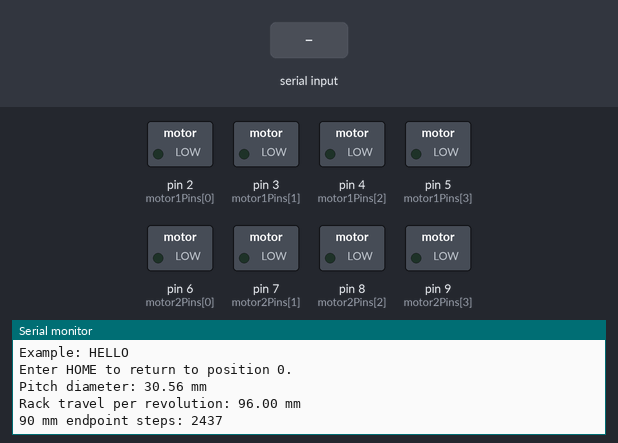
The sketch below on a simulated Arduino Uno, built with avr-gcc and run on an emulated ATmega328P. Shown: switched loads named in the sketch (green lamp = pin HIGH), the last lines printed to the serial monitor. The inputs (shaded band) are chosen by the test bench.

Above: at 1.3 s.
1.4 s: "HOME\n" received over Serial
At 2.6 s:
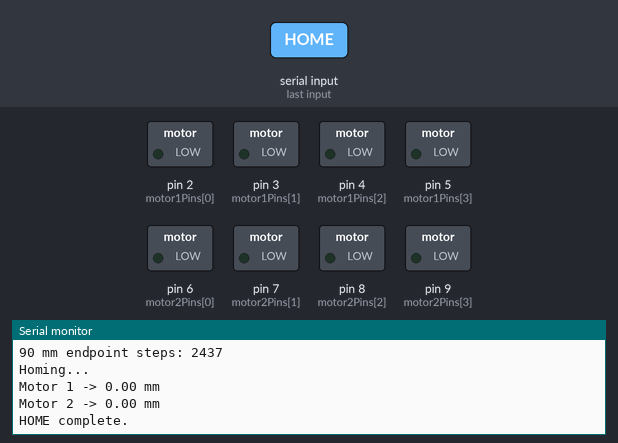
2.9 s: "90 45\n" received over Serial
At 3.9 s:
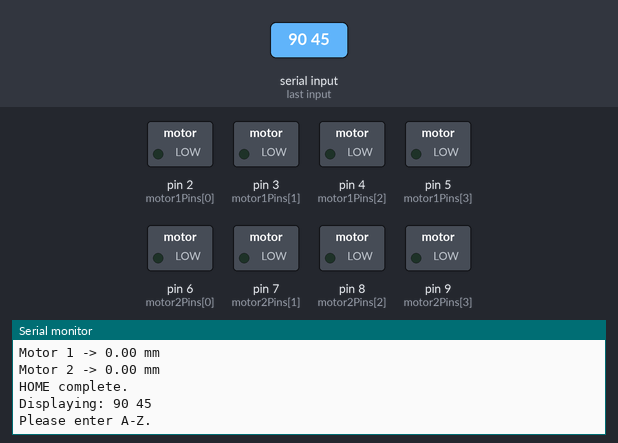

Measured:
- after the input at 1.4 s, the serial monitor: prints a new line at once (image 1)
- after the input at 2.9 s, the serial monitor: prints a new line at once (image 2)

The sketch:

dual_28byj48_slider.ino
```cpp
// Dual 28BYJ-48 + ULN2003
// 90 mm rack / 15 positions
// English Braille A-Z
//
// Motor 1 : Braille dots 1,2,3
// Motor 2 : Braille dots 4,5,6
//
// Physical mapping correction:
// Motor 1 : dot 1 <-> dot 3
// Motor 2 : dot 4 <-> dot 6
//
// String input + 1.5 second delay
// HOME command


const uint8_t motor1Pins[4] = {2, 3, 4, 5};
const uint8_t motor2Pins[4] = {6, 7, 8, 9};


// =====================================================
// Gear / Rack settings
// =====================================================

const float moduleValue = 1.27324f;
const int toothCount = 24;

const float pitchDiameterMm =
  moduleValue * toothCount;

const float circularPitchMm =
  3.14159265f * moduleValue;

const float sliderTravelPerRevMm =
  circularPitchMm * toothCount;


// 실제 측정값
const long halfStepsPerOutputRev = 2600L;


// Rack total travel
const float travelLimitMm = 90.0f;


// =====================================================
// 15 positions
// =====================================================

const float stopPositionsMm[] = {
  0.0f,
  6.43f,
  12.86f,
  19.29f,
  25.71f,
  32.14f,
  38.57f,
  45.00f,
  51.43f,
  57.86f,
  64.29f,
  70.71f,
  77.14f,
  83.57f,
  90.0f
};

const uint8_t stopCount =
  sizeof(stopPositionsMm) / sizeof(stopPositionsMm[0]);


// =====================================================
// Half-step sequence
// =====================================================

const uint8_t halfStep[8][4] = {
  {1,0,0,0},
  {1,1,0,0},
  {0,1,0,0},
  {0,1,1,0},
  {0,0,1,0},
  {0,0,1,1},
  {0,0,0,1},
  {1,0,0,1}
};


// =====================================================
// 현재 모터 위치
// =====================================================

long currentSteps[2] = {0, 0};

uint8_t phase[2] = {0, 0};


// =====================================================
// 알파벳
// =====================================================

const char alphabet[] = {
  'A','B','C','D','E','F','G','H','I','J',
  'K','L','M','N','O','P','Q','R','S','T',
  'U','V','W','X','Y','Z'
};


// =====================================================
// 알파벳 → Motor 1 단계
//
// Motor 1 = 점자 1, 2, 3
//
// 실제 장치에서 점 1과 점 3의 위치가 반대이므로
// 기존 매핑에서 점 1 <-> 점 3을 반영함.
// =====================================================

const uint8_t motor1Stage[] = {

  1,  // A
  3,  // B
  1,  // C
  1,  // D
  1,  // E
  3,  // F
  3,  // G
  3,  // H
  9,  // I
  9,  // J
  7,  // K
  4,  // L
  7,  // M
  7,  // N
  7,  // O
  4,  // P
  4,  // Q
  4,  // R
  6,  // S
  6,  // T
  7,  // U
  4,  // V
  9,  // W
  7,  // X
  7,  // Y
  7   // Z
};


// =====================================================
// 알파벳 → Motor 2 단계
//
// Motor 2 = 점자 4, 5, 6
//
// 실제 장치에서 점 4와 점 6의 위치가 반대이므로
// 점 4 <-> 점 6을 반영함.
//
// 기존 단계 관계:
//
// A = 000 → 0
// B = 001 → 기존 12
// C = 010 → 기존 5
// D = 011 → 기존 11
// E = 100 → 기존 4
// F = 101 → 기존 7
// G = 110 → 기존 8
// H = 111 → 기존 9
//
// 점 4 <-> 점 6을 뒤집으면:
//
// 000 → 0
// 001 → 4
// 010 → 5
// 011 → 8
// 100 → 12
// 101 → 7
// 110 → 11
// 111 → 9
// =====================================================

// ==============================
// Motor 2 - Braille 4,5,6
// ==============================

const uint8_t motor2Stage[] = {
  0,   // A
  0,   // B
  3,   // C
  7,   // D
  4,   // E
  6,   // F
  7,   // G
  4,   // H
  3,   // I
  7,   // J
  0,   // K
  0,   // L
  3,   // M
  7,   // N
  4,   // O
  6,   // P
  7,   // Q
  4,   // R
  3,   // S
  7,   // T
  11,  // U
  11,  // V
  11,  // W
  6,   // X
  11,  // Y
  10   // Z
};


// =====================================================
// 모터 출력
// =====================================================

void writeMotor(
  const uint8_t pins[4],
  uint8_t p
) {

  for (uint8_t i = 0; i < 4; ++i) {

    digitalWrite(
      pins[i],
      halfStep[p][i]
    );
  }
}


// =====================================================
// 모터 전원 해제
// =====================================================

void releaseMotor(
  const uint8_t pins[4]
) {

  for (uint8_t i = 0; i < 4; ++i) {

    digitalWrite(
      pins[i],
      LOW
    );
  }
}


// =====================================================
// mm → motor step
// =====================================================

long mmToSteps(float mm) {

  return lround(
    (mm / sliderTravelPerRevMm)
    * halfStepsPerOutputRev
  );
}


// =====================================================
// 모터를 특정 mm 위치로 이동
// =====================================================

void moveMotorToMm(
  uint8_t motor,
  float mm
) {

  if (
    motor > 1 ||
    mm < 0 ||
    mm > travelLimitMm
  ) {

    Serial.println(
      F("Out of range: 0 ~ 90 mm")
    );

    return;
  }


  const uint8_t *pins =
    (motor == 0)
    ? motor1Pins
    : motor2Pins;


  long target =
    mmToSteps(mm);


  long delta =
    target - currentSteps[motor];


  int8_t direction =
    (delta >= 0) ? 1 : -1;


  long count =
    labs(delta);


  for (
    long i = 0;
    i < count;
    ++i
  ) {

    if (direction > 0) {

      phase[motor] =
        (phase[motor] + 1) & 7;

    }
    else {

      phase[motor] =
        (phase[motor] + 7) & 7;
    }


    writeMotor(
      pins,
      phase[motor]
    );


    delay(2);
  }


  currentSteps[motor] =
    target;


  releaseMotor(pins);


  Serial.print(F("Motor "));
  Serial.print(motor + 1);

  Serial.print(F(" -> "));
  Serial.print(mm, 2);

  Serial.println(F(" mm"));
}


// =====================================================
// 단계 번호 → 모터 이동
// =====================================================

void moveMotorToStage(
  uint8_t motor,
  uint8_t stage
) {

  if (stage >= stopCount) {

    Serial.println(
      F("Invalid stage.")
    );

    return;
  }


  moveMotorToMm(
    motor,
    stopPositionsMm[stage]
  );
}


// =====================================================
// 알파벳 → 두 모터 이동
// =====================================================

void moveToLetter(
  char letter
) {

  // ---------------------------------------------
  // 소문자를 대문자로 변환
  // ---------------------------------------------

  if (
    letter >= 'a' &&
    letter <= 'z'
  ) {

    letter =
      letter - 'a' + 'A';
  }


  // ---------------------------------------------
  // A~Z인지 확인
  // ---------------------------------------------

  if (
    letter < 'A' ||
    letter > 'Z'
  ) {

    Serial.println(
      F("Please enter A-Z.")
    );

    return;
  }


  // ---------------------------------------------
  // 알파벳 배열의 위치
  // ---------------------------------------------

  uint8_t index =
    letter - 'A';


  uint8_t stage1 =
    motor1Stage[index];

  uint8_t stage2 =
    motor2Stage[index];


  // ---------------------------------------------
  // 현재 문자 출력
  // ---------------------------------------------

  Serial.print(F("Letter: "));
  Serial.println(letter);

  Serial.print(F("Motor 1 stage: "));
  Serial.println(stage1);

  Serial.print(F("Motor 2 stage: "));
  Serial.println(stage2);


  // ---------------------------------------------
  // 두 모터 이동
  // ---------------------------------------------

  moveMotorToStage(
    0,
    stage1
  );

  moveMotorToStage(
    1,
    stage2
  );
}


// =====================================================
// 문자열 전체를 한 글자씩 표시
// =====================================================

void displayWord(
  String word
) {

  // 앞뒤 공백 제거

  word.trim();


  // 빈 문자열이면 종료

  if (
    word.length() == 0
  ) {

    return;
  }


  Serial.print(
    F("Displaying: ")
  );

  Serial.println(word);


  // ---------------------------------------------
  // 문자열을 한 글자씩 처리
  // ---------------------------------------------

  for (
    int i = 0;
    i < word.length();
    ++i
  ) {

    char letter =
      word.charAt(i);


    // -------------------------------------------
    // 공백은 건너뜀
    // -------------------------------------------

    if (
      letter == ' '
    ) {

      continue;
    }


    // -------------------------------------------
    // 한 글자 표시
    // -------------------------------------------

    moveToLetter(letter);


    // -------------------------------------------
    // 다음 글자로 넘어가기 전 2초 대기
    // -------------------------------------------

    if (
      i < word.length() - 1
    ) {

      delay(2000);
    }
  }


  Serial.println(
  F("Done.")
);

// ================================================
// 출력 완료 후 HOME
// ================================================

delay(1500);

homeMotors();
}


// =====================================================
// HOME
//
// 두 모터를 0 mm 위치로 이동
// 프로그램상의 현재 위치도 0으로 설정
// =====================================================

void homeMotors() {

  Serial.println(
    F("Homing...")
  );


  // Motor 1 → 0 mm

  moveMotorToMm(
    0,
    0.0f
  );


  // Motor 2 → 0 mm

  moveMotorToMm(
    1,
    0.0f
  );


  // 프로그램상의 위치 초기화

  currentSteps[0] = 0;
  currentSteps[1] = 0;


  Serial.println(
    F("HOME complete.")
  );
}


// =====================================================
// SETUP
// =====================================================

void setup() {

  // 모터 핀 설정

  for (
    uint8_t i = 0;
    i < 4;
    ++i
  ) {

    pinMode(
      motor1Pins[i],
      OUTPUT
    );

    pinMode(
      motor2Pins[i],
      OUTPUT
    );
  }


  // 모터 전원 해제

  releaseMotor(
    motor1Pins
  );

  releaseMotor(
    motor2Pins
  );


  // Serial 시작

  Serial.begin(9600);


  Serial.println(
    F("Dual 28BYJ-48 Braille controller ready.")
  );

  Serial.println(
    F("Enter a word or sentence.")
  );

  Serial.println(
    F("Example: HELLO")
  );

  Serial.println(
    F("Enter HOME to return to position 0.")
  );


  // 기어 정보

  Serial.print(
    F("Pitch diameter: ")
  );

  Serial.print(
    pitchDiameterMm
  );

  Serial.println(
    F(" mm")
  );


  Serial.print(
    F("Rack travel per revolution: ")
  );

  Serial.print(
    sliderTravelPerRevMm
  );

  Serial.println(
    F(" mm")
  );


  Serial.print(
    F("90 mm endpoint steps: ")
  );

  Serial.println(
    mmToSteps(90.0f)
  );
}


// =====================================================
// LOOP
// =====================================================

void loop() {

  if (
    Serial.available()
  ) {

    // Serial Monitor에서 한 줄 전체 입력

    String input =
      Serial.readStringUntil('\n');


    // 앞뒤 공백 제거

    input.trim();


    // 아무것도 입력되지 않았다면 종료

    if (
      input.length() == 0
    ) {

      return;
    }


    // =================================================
    // HOME 명령
    // =================================================

    if (
      input.equalsIgnoreCase("HOME")
    ) {

      homeMotors();

      return;
    }


    // =================================================
    // 그 외에는 문자열로 처리
    // =================================================

    displayWord(input);
  }
}
```
